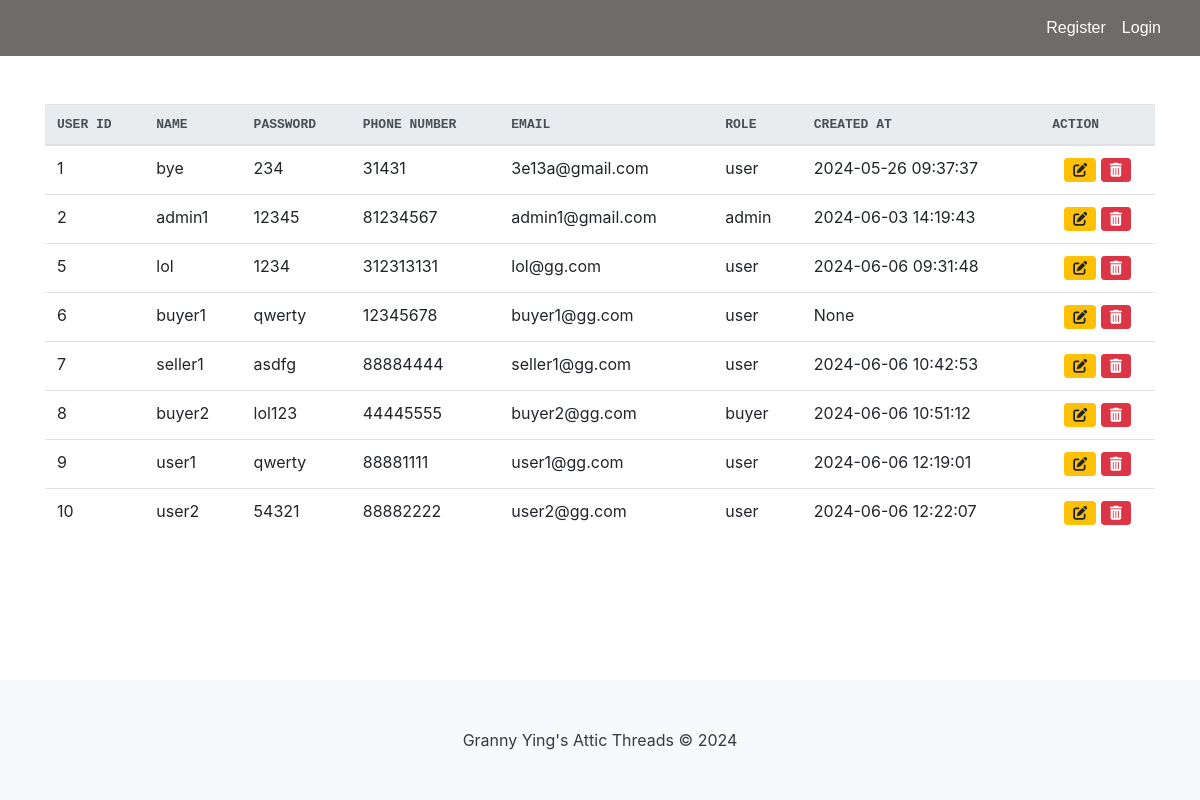
/list, run on an earlier commit of the app's database.
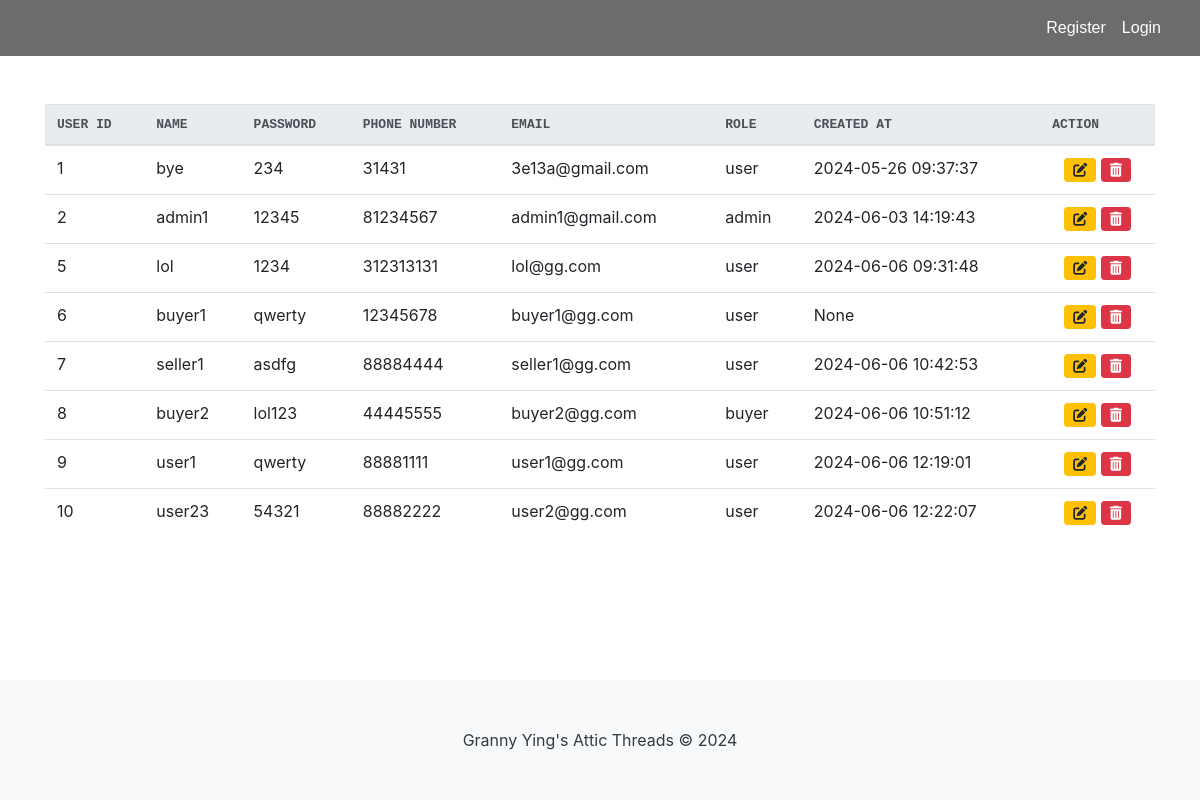
And on a later commit of the database.
### tables this page shows
CREATE TABLE "Users" (
	"user_id"	INTEGER NOT NULL,
	"name"	VARCHAR(45) NOT NULL,
	"password"	VARCHAR(45) NOT NULL,
	"phoneNum"	VARCHAR(45) NOT NULL,
	"email"	VARCHAR(45) NOT NULL,
	"role"	VARCHAR(10) NOT NULL,
	"created_at"	DATETIME,
	PRIMARY KEY("user_id" AUTOINCREMENT)
);

### app.py (the view)
@app.route("/list")
def list():
    con = sqlite3.connect("database.db")
    con.row_factory = sqlite3.Row
    cur = con.cursor()
    cur.execute("SELECT user_id, * FROM Users")
    rows = cur.fetchall()
    con.close()
    return render_template("list.html", rows=rows)

### templates/list.html (shortened to what this page needs)
<html lang="en">
{% include "header.html" %}
<head>
        {% block content %} -->
    {% include "navbar.html" %}
    <link rel="stylesheet" href="https://stackpath.bootstrapcdn.com/bootstrap/4.3.1/css/bootstrap.min.css">
</head>
<body>
    <div class="container mt-5">
        <table class="table table-hover">
            <thead class="thead-light">
                <tr>
                    <th>User ID</th>
                    <th>Name</th>
                    <th>Password</th>
                    <th>Phone Number</th>
                    <th>Email</th>
                    <th>Role</th>
                    <th>Created At</th>
                    <th>Action</th>
                </tr>
            </thead>
            <tbody>
                {% for row in rows %}
                <tr>
                    <td>{{ row["user_id"] }}</td>
                    <td>{{ row["name"] }}</td>
                    <td>{{ row["password"] }}</td>
                    <td>{{ row["phoneNum"] }}</td>
                    <td>{{ row["email"] }}</td>
                    <td>{{ row["role"] }}</td>
                    <td>{{ row["created_at"] }}</td>
                    <td class="text-center">
                        <form action="{{ url_for('edit') }}" method="POST" class="d-inline">
                            <button type="submit" class="btn btn-warning btn-sm"><i class="fas fa-edit"></i></button>
                        </form>
                        <form onsubmit="return confirm('Are you sure you want to DELETE this User from the Database?');"
                            action="{{ url_for('delete') }}" method="POST" class="d-inline">
                            <button type="submit" class="btn btn-danger btn-sm"><i
                                    class="fas fa-trash-alt"></i></button>
                        </form>
                    </td>
                </tr>
                {% endfor %}
            </tbody>
        </table>
    </div>
    {% include "footer.html" %}
</body>
</html>
{% endblock %}

### templates/header.html (shortened to what this page needs)
<head>
    <link rel="stylesheet" type="text/css" href="{{ url_for('static', filename='css/site.css')}}" />
    <link rel="stylesheet" href="https://cdn.jsdelivr.net/npm/bootstrap@4.1.3/dist/css/bootstrap.min.css">
    <link rel="stylesheet" href="https://cdn.jsdelivr.net/npm/bootstrap-select@1.13.14/dist/css/bootstrap-select.min.css">
</head>

### templates/navbar.html (shortened to what this page needs)
<nav class="navbar navbar-expand-lg">
    <div class="container justify-content-end">
        <ul class="navbar-nav ml-auto">
            {% if 'name' and 'role' not in session %}
            <li class="nav-item">
                <a href="{{ url_for('register') }}" class="nav-link">Register</a>
            </li>
            <li class="nav-item">
                <a href="{{ url_for('login') }}" class="nav-link">Login</a>
            </li>
            {% endif %}
        </ul>
    </div>
</nav>

### templates/footer.html
<footer class="py-5" style="margin-top: auto; background-color: #f8f9fa;">
   <div class="container text-center">
       <span class="text-dark">Granny Ying's Attic Threads &copy; 2024</span>
   </div>
</footer>

### static/css/site.css (style rules this page uses)
.navbar { background-color: rgb(110, 107, 107); font-size: 1em; font-family: 'Trebuchet MS', 'Lucida Sans Unicode', 'Lucida Grande', 'Lucida Sans', Arial, sans-serif; color: white; padding: 8px 5px; }
.navbar a { text-decoration: none; color: inherit; }
html, body { height: 100%; margin: 0; padding: 0; }
body { display: flex; flex-direction: column; }
footer { background-color: rgb(86, 136, 132); width: 100%; flex-shrink: 0; }

### templates/list.html (style rules this page uses)
th { font-family: monospace; text-transform: uppercase; }

What changed in the data, as far as the page shows it:
changed Users "user2@gg.com": name "user2" → "user23"
